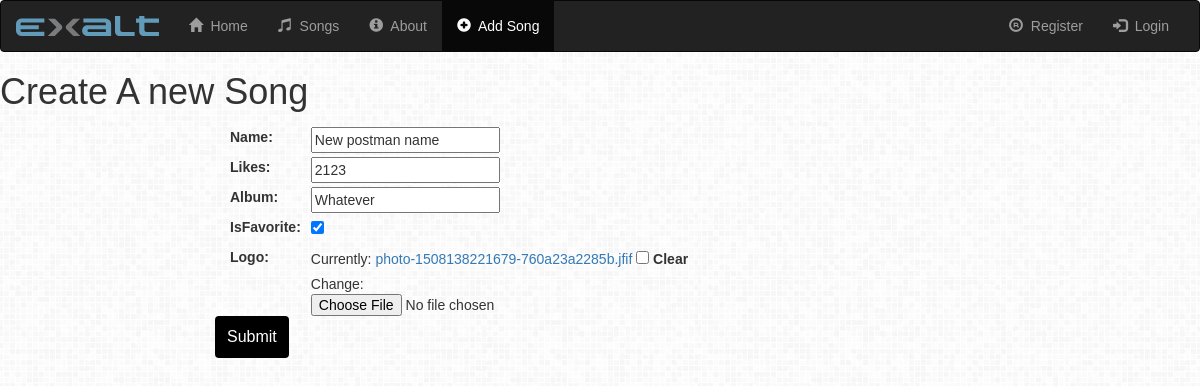
The app's page /myapp/songs/update/3, older data.
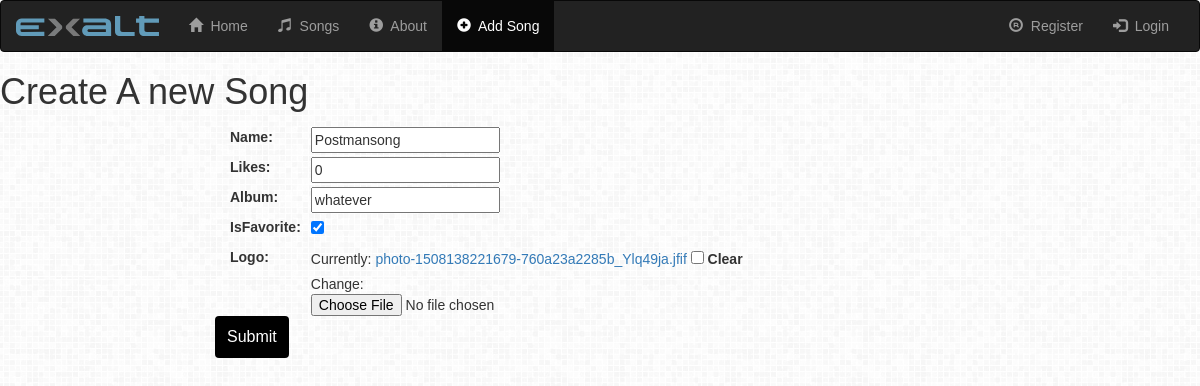
The same page, newer data.
### myapp/models.py (models this page shows, shortened)
class Song(models.Model):
    name = models.CharField(max_length=100)
    likes = models.IntegerField(default=0)
    album = models.CharField(max_length=100,default='',null=False)
    isFavorite= models.BooleanField(default=False)
    logo= models.FileField(blank=True, null=True)

### myapp/views.py (the view)
# urls.py: path("songs/update/"+"<int:pk>",views.UpdateSong.as_view(),name='UpdateSong'),\
class UpdateSong(UpdateView):
    model = Song
    fields = ['name', 'likes', 'album', 'isFavorite', 'logo']

### myapp/templates/myapp/song_form.html (shortened to what this page needs)
{% extends 'myapp/base.html' %}
{% block addsong %}"active"{% endblock %}
{% block body %}
    <h1> Create A new Song </h1>
    <form method="POST" action="" enctype="multipart/form-data">
    {% include 'myapp/form-template.html' %}
        <div class="form-group">
            <div class="col-sm-offset-2 col-sm-3">
                <button type="submit" class="btn btn-success">Submit</button>
            </div>
        </div>
    </form>
{% endblock %}

### myapp/templates/myapp/form-template.html (shortened to what this page needs)
{% for field in form  %}
    <div class="form-group">
        <div class="col-sm-offset-2 col-sm-10">
            <label class="control-label col-sm-1">{{ field.label_tag }}</label>
            <div class="col-sm-10">{{ field }}</div>
        </div>
    </div>
{% endfor %}

Row changes from the older to the newer data that the page shows:
changed Song: name "New postman name" → "Postmansong"; likes "2123" → "0"; album "Whatever" → "whatever"
Text that changed along with them:
text no longer shown: "Currently: photo-1508138221679-760a23a2285b.jfif Clear Change:"
text now shown: "Currently: photo-1508138221679-760a23a2285b_Ylq49ja.jfif Clear Change:"
